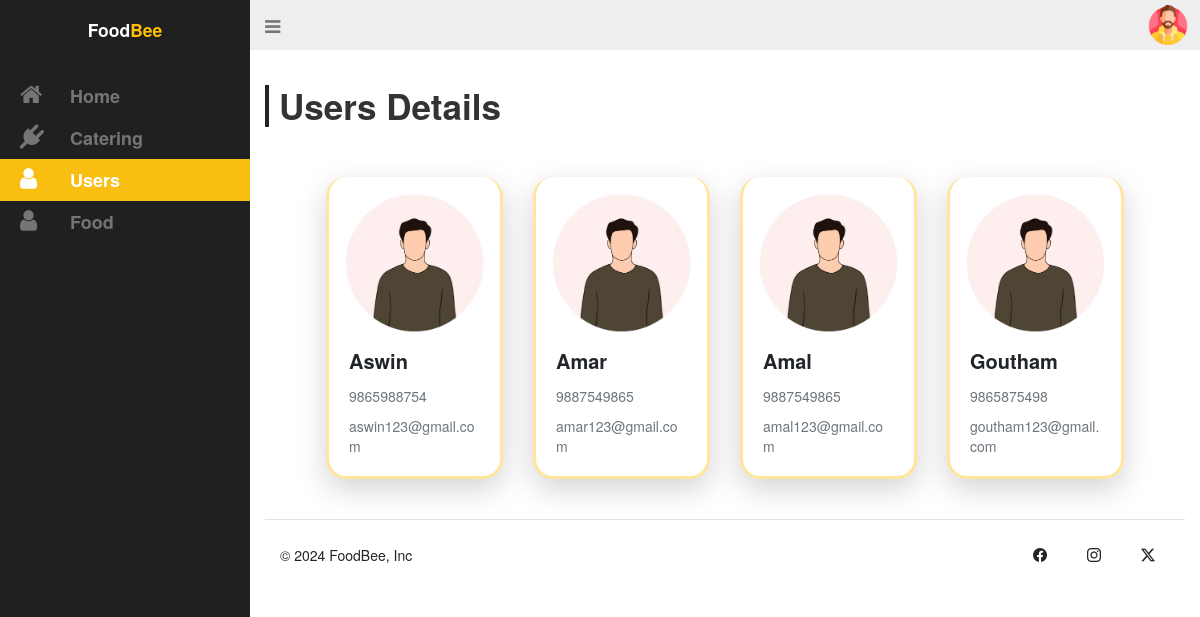
Screenshot of /Admin/pages/admin-user.php (signed in) with the database file from the repository.
### tables this page shows
CREATE TABLE `user` (
  `user_id` int(11) NOT NULL,
  `user_name` varchar(20) NOT NULL,
  `user_address` varchar(50) NOT NULL,
  `user_phno` varchar(20) NOT NULL,
  `user_email` varchar(20) NOT NULL,
  `user_password` varchar(20) NOT NULL
);

### Admin/pages/admin-user.php (the view, shortened to what this page needs)
<?php
 include './connect.php';
?>
<!DOCTYPE html>
<html lang="en">
<head>
  <link rel="stylesheet" href="../static/admin.css">
  <link rel="stylesheet" href="https://cdn.jsdelivr.net/npm/bootstrap-icons@1.11.3/font/bootstrap-icons.min.css">
  <link href="https://cdn.jsdelivr.net/npm/bootstrap@5.3.3/dist/css/bootstrap.min.css" rel="stylesheet">
  <link rel="stylesheet" href="https://maxcdn.bootstrapcdn.com/bootstrap/3.3.7/css/bootstrap.min.css">
  <link rel="stylesheet" href="https://maxcdn.bootstrapcdn.com/font-awesome/4.7.0/css/font-awesome.min.css">
</head>
<body>
  <div id="wrapper">
    <aside id="sidebar-wrapper">
      <div class="sidebar-brand">
        <h2><div class="fs-3 fw-semibold">Food<span class="text-warning">Bee</span></div></h2>
      </div>
      <ul class="sidebar-nav">
        <li><a href="./admin-home.php"><i class="fa fa-home"></i>Home</a></li>
        <li><a href="./admin-catering.php"><i class="fa fa-plug"></i>Catering</a></li>
        <li class="active"><a href="./admin-user.php"><i class="fa fa-user"></i>Users</a></li>
        <li><a href="./admin-food.php"><i class="fa fa-user"></i>Food</a></li>
      </ul>
    </aside>
    <div id="navbar-wrapper">
      <nav class="navbar navbar-inverse">
        <div class="container-fluid justify-content-between">
          <div class="navbar-header position-absolute top-0">
            <a href="#" class="navbar-brand" id="sidebar-toggle"><i class="fa fa-bars"></i></a>
          </div>
          <div class="d-flex align-items-center position-absolute end-0">
            <button class="btn rounded-circle border-0"  data-bs-toggle="dropdown" aria-expanded="false">
              <img src="../static/user.png" alt="" width="40">
            </button>
          </div>
        </div>
      </nav>
    </div>
    <section id="content-wrapper">
      <div class="row">
        <div class="col-lg-12">
        <h2 class="content-title display-4 fw-semibold border-start px-3 border-4 border-dark">Users Details</h2>
          <div class="container"  style="width:90%;">
            <div class="row my-5">
<?php
$sql=mysqli_query($conn,"SELECT * FROM user ORDER BY user_id ");
while($row=mysqli_fetch_assoc($sql))
{
    $us_name=$row['user_name'];
    $us_phno=$row['user_phno'];
    $us_mail=$row['user_email'];
?>
              <div class="col-lg-3 col-md-4 col-sm-6 col-12 my-3">
                <div class="card text-decoration-none h-100 rounded-5 p-3 border-3 border-warning-subtle border-top-0 shadow-lg">
                  <img src="../static/profile.png" class="card-img-top rounded-top-4 mx-auto" alt="..." style="width:150px;">
                  <div class="card-body">
                    <div class="card-title fs-2 fw-bold"><?php echo $us_name; ?></div>
                    <p class="card-text text-secondary"><?php echo $us_phno; ?></p>
                    <p class="card-text text-secondary"><?php echo $us_mail; ?></p>
                  </div>
                </div>
              </div>
<?php
}
?>
            </div>
          </div>
        </div>
      </div>
      <div class="row">
  <div class="container-fluid" >
    <footer class="d-flex flex-wrap justify-content-between align-items-center py-4 border-top">
      <div class="col-md-4 d-flex align-items-center">
        <span class="mb-3 mb-md-0 text-dark">&copy; 2024 FoodBee, Inc</span>
      </div>
      <ul class="nav col-md-4 justify-content-end list-unstyled d-flex">
        <li class="ms-3"><a class=" text-dark" href="#"><i class="bi bi-facebook" width="24" height="24"></i></a></li>
        <li class="ms-3"><a class=" text-dark" href="#"><i class="bi bi-instagram" width="24" height="24"></i></a></li>
        <li class="ms-3"><a class=" text-dark" href="#"><i class="bi bi-twitter-x" width="24" height="24"></i></a></li>
      </ul>
    </footer>
  </div>
      </div>
    </section>
  </div>
</body>
</html>

### Admin/static/admin.css (style rules this page uses)
body { padding-bottom: 30px; position: relative; min-height: 100%; }
a { transition: background 0.2s, color 0.2s; }
#wrapper { padding-left: 0; transition: all 0.5s ease; position: relative; }
#sidebar-wrapper { z-index: 1000; position: fixed; left: 250px; width: 0; height: 100%; margin-left: -250px; overflow-y: auto; overflow-x: hidden; background: #202020; transition: all 0.5s ease; }
.sidebar-brand { position: absolute; top: 0; width: 250px; text-align: center; padding: 20px 0; }
.sidebar-brand h2 { margin: 0; font-weight: 600; font-size: 24px; color: #fff; }
.sidebar-nav { position: absolute; top: 75px; width: 250px; margin: 0; padding: 0; list-style: none; }
.sidebar-nav > li { text-indent: 10px; line-height: 42px; }
.sidebar-nav > li a { display: block; text-decoration: none; color: #757575; font-weight: 600; font-size: 18px; }
.sidebar-nav > li > a:hover, .sidebar-nav > li.active > a { text-decoration: none; color: #fff; background: #F8BE12; }
.sidebar-nav > li > a i.fa { font-size: 24px; width: 60px; }
#navbar-wrapper { width: 100%; position: absolute; z-index: 2; }
#navbar-wrapper .navbar { border-width: 0 0 0 0; background-color: #eee; font-size: 24px; margin-bottom: 0; border-radius: 0; }
#navbar-wrapper .navbar a { color: #757575; }
#content-wrapper { width: 100%; position: absolute; padding: 15px; top: 100px; }
@media (min-width: 992px) { #wrapper { padding-left: 250px; } }
@media (min-width: 992px) { #sidebar-wrapper { width: 250px; } }
@media (min-width: 992px) { #navbar-wrapper { position: relative; } }
@media (min-width: 992px) { #content-wrapper { position: relative; top: 0; } }

### rows the page displays
user: user_name "Aswin", user_phno "9865988754", user_email "aswin123@gmail.com"
user: user_name "Amar", user_phno "9887549865", user_email "amar123@gmail.com"
user: user_name "Amal", user_phno "9887549865", user_email "amal123@gmail.com"
user: user_name "Goutham", user_phno "9865875498", user_email "goutham123@gmail.com"
